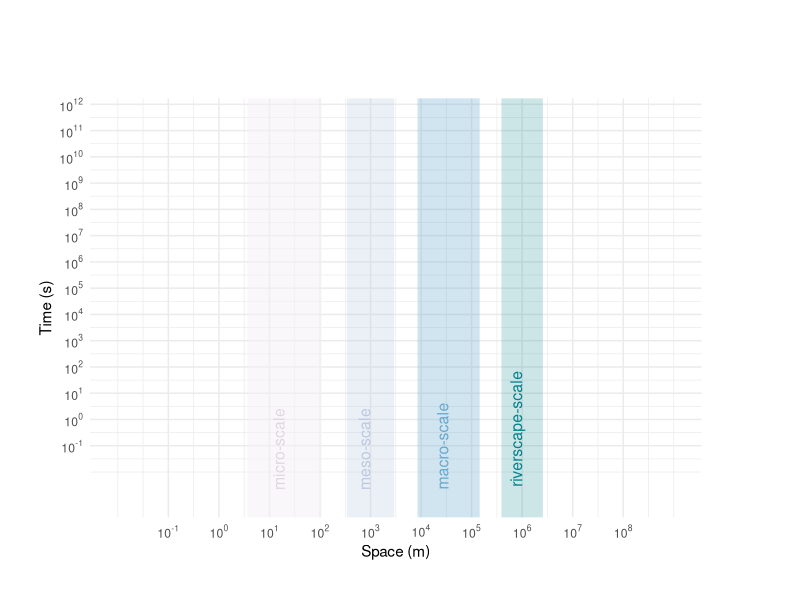
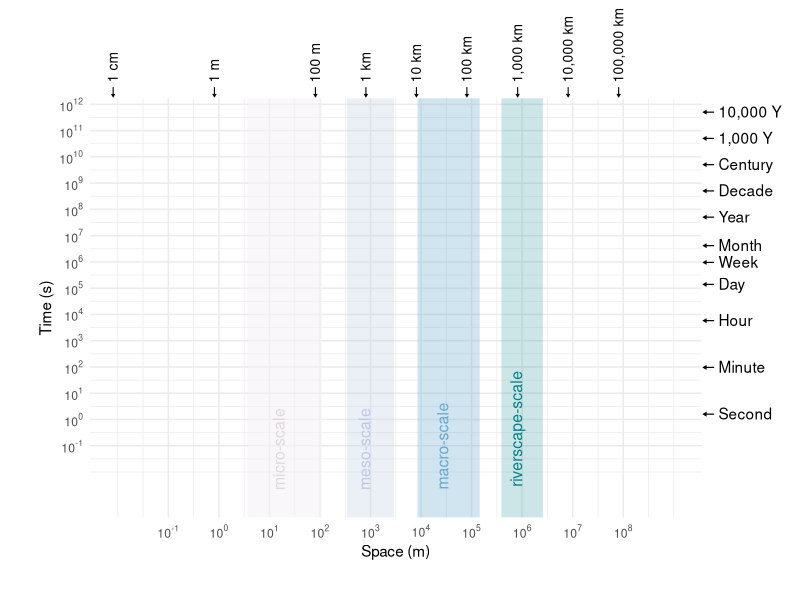

Generate these figures, in order, with R:

# stommel diagram ---------------------------------------------------------
library(ggplot2)
library(scales)
library(grid)

earth <- data.frame(
  space = c(0.01, 0.1, 1.0, 10, 100, 1000, 10000, 100000, 1000000, 10000000, 100000000, 1000000000),
  time = c(0.01, 0.1, 1.0, 10, 100, 1000, 10000, 100000, 1000000, 10000000, 100000000, 1000000000)
)

tlabels <- data.frame(
  lab = c("Second", "Minute", "Hour", "Day", "Week", "Month", "Year", "Decade", "Century", "1,000 Y", "10,000 Y"),
  point = c(1, 60, 3600, 86400, 604800, 2628288, 3.1536 * 10^7, 3.1536 * 10^8, 3.1536 * 10^9, 3.1556952 * 10^10, 3.1556952 * 10^11)
)

slabels <- data.frame(
  lab = c("1 cm", "1 m", "100 m", "1 km", "10 km", "100 km", "1,000 km", "10,000 km", "100,000 km"),
  point = c(0.01, 1, 100, 1000, 10000, 100000, 1000000, 10000000, 100000000)
)

rlabels <- data.frame(
  lab = c("micro-scale", "meso-scale", "macro-scale","riverscape-scale"),
  point = c(20,1000,35000,1000000)
)

ggplot(earth, aes(x = space, y = time)) +
  geom_line(alpha = 0) +
  labs(y = "Time (s)", x = "Space (m)") +
  theme_minimal() +
  theme(plot.margin = unit(c(2.5, 2.5, 1, 1), "cm")) -> p

p <- p + geom_text(data = tlabels, aes(y = point, label = paste("\U1F814", lab)), x = Inf, hjust = 0, vjust = 0)

p <- p + geom_text(data = slabels, aes(x = point, label = paste("\U1F814", lab), y = Inf), hjust = 0, vjust = 0, angle = 90, size = 3.5)

p <- p +
  geom_vline(xintercept = 20, alpha = 0.5, size = 25, color = "#f6eff7") +
  geom_vline(xintercept = 1000, alpha = 0.3, size = 16, color = "#bdc9e1") +
  geom_vline(xintercept = 35000, alpha = 0.3, size = 21, color = "#67a9cf") +
  geom_vline(xintercept = 1000000, alpha = 0.2, size = 14, color = "#02818a") +
  geom_text(data=rlabels, aes(x=point, y=.001, label=lab), size=4, angle=90, vjust=0, hjust=-.1, color = c("#dfd7e0","#bdc9e1","#67a9cf","#02818a"))

p <- p + 
  scale_y_log10(breaks = 10^(-1:12), labels = trans_format("log10", math_format(10^.x))) + 
  scale_x_log10(breaks = 10^(-1:8), labels = trans_format("log10", math_format(10^.x)))

p

gt <- ggplot_gtable(ggplot_build(p))
gt$layout$clip[gt$layout$name == "panel"] <- "off"
# jpeg("stommel.jpg", width =540, height = 900)
tiff("stommel.tiff", units="in", width=6.1, height=9, res=300)
grid.draw(gt)
dev.off()




